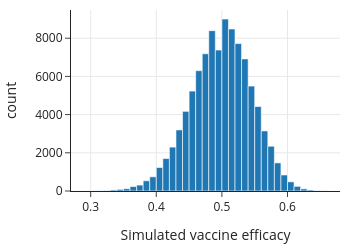

This figure's notebook cell:
### Code cell
px.histogram(x=sim_vacc_eff, nbins=50,
            labels=dict(x='Simulated vaccine efficacy'),
            width=350, height=250)

### Figure 1 — Plotly figure (JSON) as saved in the notebook; plotly's stock layout.template omitted (floating-point values rounded to 4 significant figures; data arrays with more than 128 entries replaced by an {"elided": "..."} marker saying what was removed)
{"data": [{"alignmentgroup": "True", "bingroup": "x", "hovertemplate": "Simulated vaccine efficacy=%{x}<br>count=%{y}<extra></extra>", "legendgroup": "", "marker": {"color": "#1F77B4", "pattern": {"shape": ""}}, "name": "", "nbinsx": 50, "offsetgroup": "", "orientation": "v", "showlegend": false, "type": "histogram", "x": {"elided": "100000 float values"}, "xaxis": "x", "yaxis": "y"}], "layout": {"barmode": "relative", "height": 250, "legend": {"tracegroupgap": 0}, "width": 350, "xaxis": {"anchor": "y", "autorange": true, "domain": [0, 1], "range": [0.27, 0.68], "title": {"text": "Simulated vaccine efficacy"}, "type": "linear"}, "yaxis": {"anchor": "x", "autorange": true, "domain": [0, 1], "range": [0, 9477.0], "title": {"text": "count"}}}}
